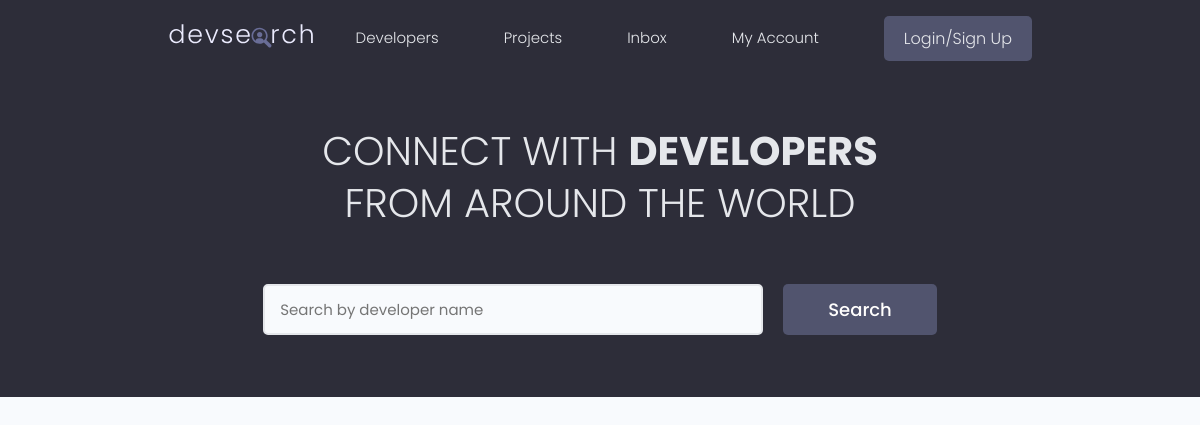
The app's page /, older data.
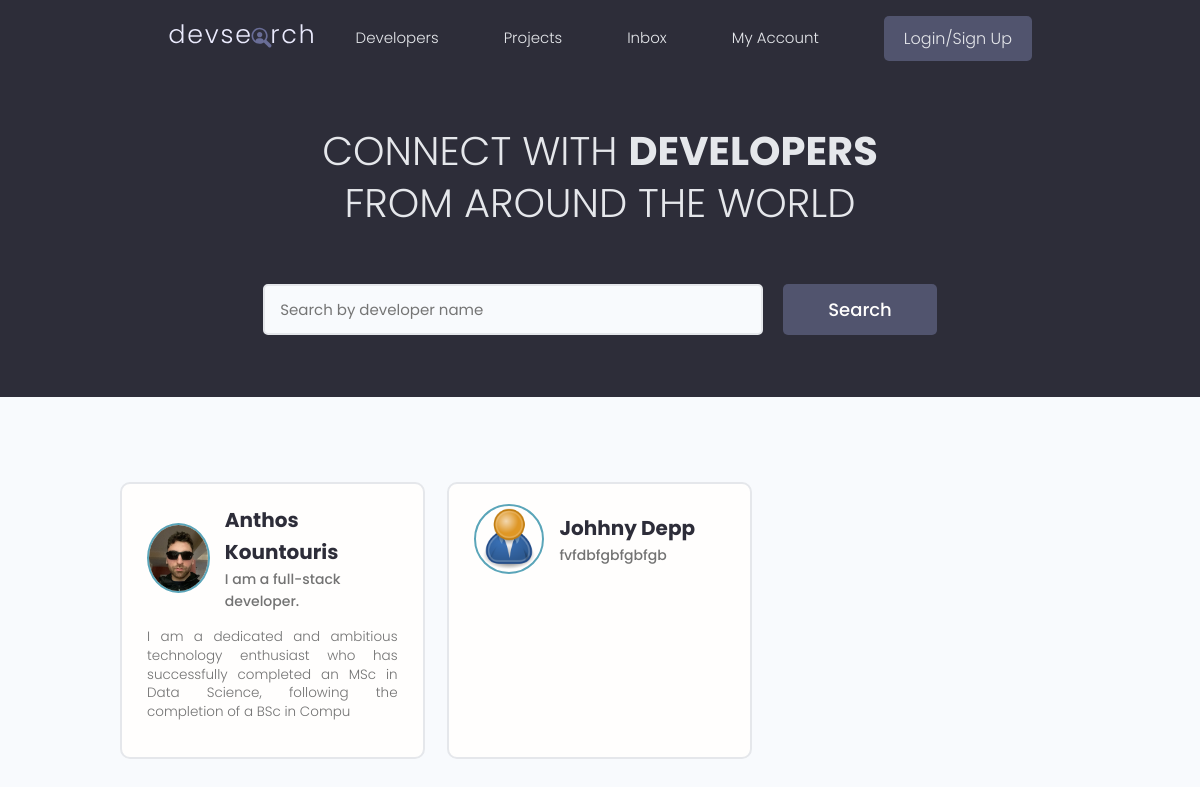
The same page, newer data.
### users/models.py (models this page shows, shortened)
class Profile(models.Model):
    user = models.OneToOneField(User, on_delete=models.CASCADE, null=True, blank=True)
    name = models.CharField(max_length=200, blank=True, null = True)
    email = models.EmailField(max_length=500, blank=True, null = True)
    username = models.CharField(max_length=200, blank=True, null = True)
    location = models.CharField(max_length=200, blank=True, null = True)
    short_intro = models.CharField(max_length=200, blank=True, null=True)
    bio = models.TextField(blank=True, null=True)
    profile_image = models.ImageField(
        null=True, blank=True, upload_to='profiles/', default='profiles/user-default.png')
    social_github = models.CharField(max_length=200, blank=True, null = True)
    social_twitter = models.CharField(max_length=200, blank=True, null = True)
    social_linkedin = models.CharField(max_length=200, blank=True, null = True)
    social_youtube = models.CharField(max_length=200, blank=True, null = True)
    social_website = models.CharField(max_length=200, blank=True, null = True)
    created = models.DateTimeField(auto_now_add = True)
    id = models.UUIDField(default = uuid.uuid4, unique = True,
                          primary_key = True, editable = False)

### users/views.py (the view)
# urls.py: path('', views.profiles, name="profiles"),
def profiles(request):
    profiles = Profile.objects.all()
    context = {'profiles' : profiles}
    return render(request, 'users/profiles.html', context)

### users/templates/users/profiles.html (shortened to what this page needs)
{% extends 'main.html' %}
{% block content %}
<main class="home">
    <section class="hero-section text-center">
      <div class="container container--narrow">
        <div class="hero-section__box">
          <h2>CONNECT WITH <span>DEVELOPERS</span></h2>
          <h2>FROM AROUND THE WORLD</h2>
        </div>
        <div class="hero-section__search">
          <form class="form" action="#" method="get">
            <div class="form__field">
              <input class="input input--text" id="formInput#search" type="text" name="text"
                placeholder="Search by developer name" />
            </div>
            <input class="btn btn--sub btn--lg" type="submit" value="Search" />
          </form>
        </div>
      </div>
    </section>
    <section class="devlist">
      <div class="container">
        <div class="grid grid--three">
            {% for profile in profiles %}
          <div class="column card">
            <div class="dev">
              <a href="{% url 'user-profile' profile.id %}" class="card__body">
                <div class="dev__profile">
                  <img class="avatar avatar--md" src="{{profile.profile_image.url}}" alt="image" />
                  <div class="dev__meta">
                    <h3>{{profile.name}}</h3>
                    <h5>{{profile.short_intro}}</h5>
                  </div>
                </div>
                <p class="dev__info">
                    {{profile.bio|slice:"150"}}
                </p>
              </a>
            </div>
          </div>
        {% endfor %}
        </div>
      </div>
    </section>
  </main>
{% endblock content %}

Row changes from the older to the newer data that the page shows:
added Profile: profile_image (picture), name "Anthos Kountouris", short_intro "I am a full-stack developer.", bio "I am a dedicated and ambitious technology enthusiast who has successfully completed an MSc in Data Science, following the completion of a BSc in Compu"
added Profile: profile_image (placeholder picture), name "Johhny Depp", short_intro "fvfdbfgbfgbfgb"
